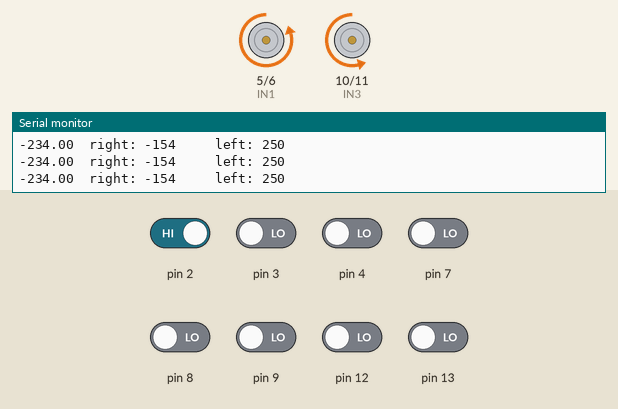
Recording of a sketch running on a simulated Arduino Uno, built with avr-gcc and run on an emulated ATmega328P. Shown: motor-driver pin pairs drawn as motors (green arrow = first pin HIGH = forward, orange = second pin HIGH = backward, longer = more drive), the last lines printed to the serial monitor. Inputs (shaded band) come from the test bench; at power-on: pin 2 HIGH, pin 3, pin 4, pin 7–9, pin 12, pin 13 LOW.

Above: at 1.2 s.
1.3 s: pin 2 driven LOW
At 1.8 s:
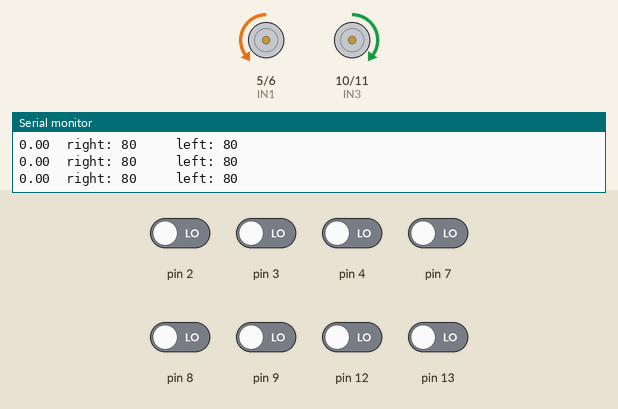
2.8 s: pin 4 driven HIGH
At 3.9 s:
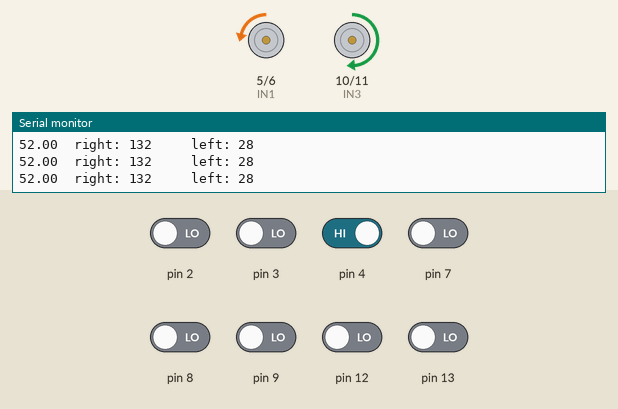
4.3 s: pin 9 driven HIGH
At 5.2 s:
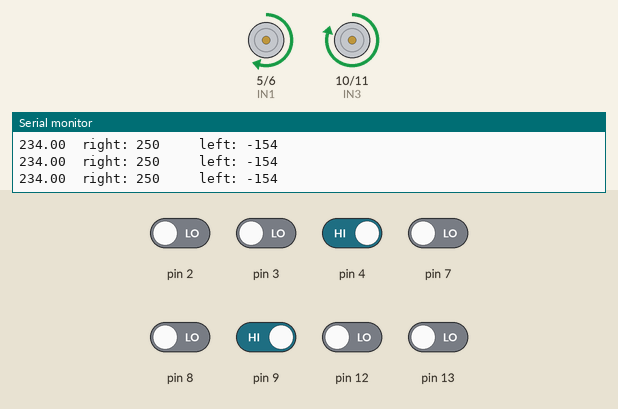
5.8 s: pin 2 driven HIGH
At 7.1 s:
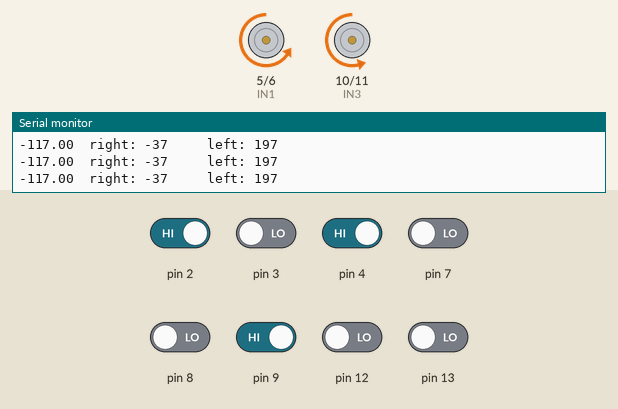
7.4 s: pin 8 driven HIGH
At 7.9 s:
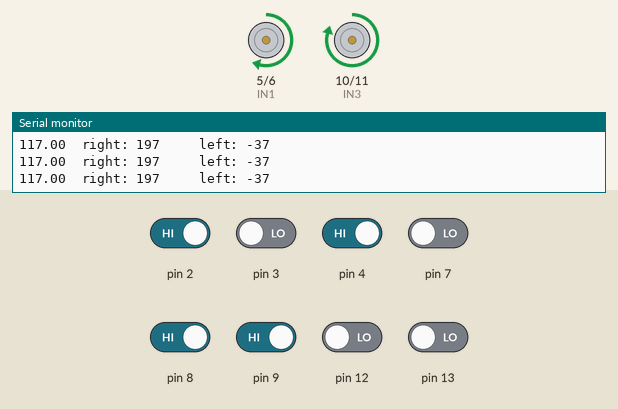
9.0 s: pin 3 driven HIGH
At 10.0 s:
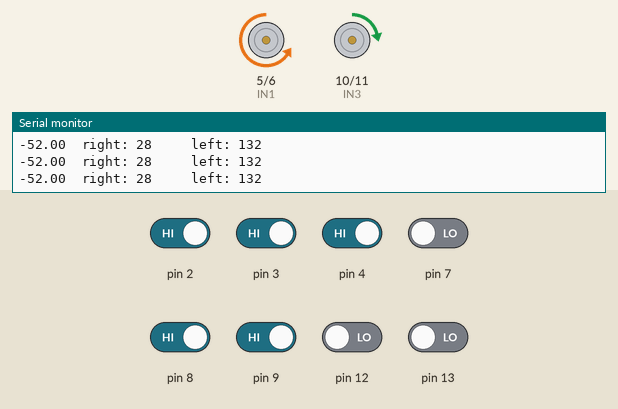
Timing chart, 0 to 11.5 s (numbered marks = the images above; inputs shaded):
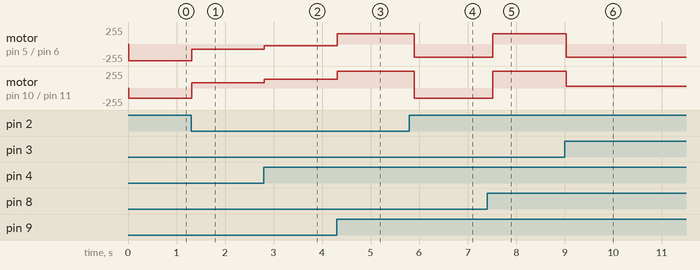

The sketch:

pid_line_follower.ino
```cpp
float kp = 13;
int pos;

float value;
int leftmax = 250;
int rightmax = 250;
int leftbase = 80;
int rightbase = 80;
float leftmotor, rightmotor, motorspeed;
float prevmotorspeed1 = 0.0;
float prevmotorspeed2 = 0.0;
float prevError = 0.0;

// motor driver pins
int IN1 = 5;
int IN2 = 6;
int IN3 = 10;
int IN4 = 11;

int bg;
int line;

int S1, S2, S3, S4, S5, S6, S7, S8, S9; // define sensor

void setup() {
  Serial.begin(9600);

  // motor driver output
  pinMode(IN2, OUTPUT);
  pinMode(IN3, OUTPUT);
  pinMode(IN1, OUTPUT);
  pinMode(IN4, OUTPUT);

  //sensor input
  pinMode(S1, INPUT);
  pinMode(S2, INPUT);
  pinMode(S3, INPUT);
  pinMode(S3, INPUT);
  pinMode(S5, INPUT);
  pinMode(S6, INPUT);
  pinMode(S7, INPUT);
  pinMode(S8, INPUT);
  //  pinMode(S9, INPUT); // 9th IR for arena inversion checking
}

void loop() {

  // sensor value read and stored
  S1 = digitalRead(2);
  S2 = digitalRead(3);
  S3 = digitalRead(4);
  S4 = digitalRead(12);
  S5 = digitalRead(13);
  S6 = digitalRead(7);
  S7 = digitalRead(8);
  S8 = digitalRead(9);
  //S9 = digitalRead(A4);

  if (S1 == 0 && S8 == 0 && S9 == 0) {       //For Arena Inversion
    bg = 0;
    line = 1;
  } else {
    bg = 1;    //white background
    line = 0;  // black line
  }

  // +ve error is to turn left
  // -ve error is to turn right
  if (S8 == line) {
    pos = -18;
    delay(13);
  } else if (S1 == line) {
    pos = 18;
    delay(13);
  } else if (S7 == line) {
    pos = -9;
    delay(100);
  } else if (S2 == line) {
    pos = 9;
    delay(100);
  } else if (S6 == line) {
    pos = -4;
  } else if (S3 == line) {
    pos = 4;
  } else if (S5 == line) {
    pos = -1;
  } else if (S4 == line) {
    pos = 1;
  } else {
    pos = 0;
  }

  speed_control();
}

void speed_control() {
  float error = pos * kp;

  motorspeed = error;

  Serial.print(error);
  Serial.print(" ");
  float leftmotor = leftbase + motorspeed;
  float rightmotor = rightbase - motorspeed;

  // to avoid motor speed PWM overwriting
  if (leftmotor > 250) {
    leftmotor = 250;
  } else if (leftmotor < -250) {
    leftmotor = -250;
  }
  if (rightmotor > 250) {
    rightmotor = 250;
  } else if (rightmotor < -250) {
    rightmotor = -250;
  }


  Move(leftmotor, rightmotor);
}

void Move(int leftmotor, int rightmotor) {
  // giving motor PWM values
  if (rightmotor > 0) {
    //rightmotor = map(rightmotor, 0, 255, 80, 255);
    analogWrite(IN2, rightmotor);
    analogWrite(IN1, 0);
  } else {
    //rightmotor = map(rightmotor, 0, -255, -80, -255);
    analogWrite(IN1, abs(rightmotor));
    analogWrite(IN2, 0);
  }
  if (leftmotor > 0) {
    //leftmotor = map(leftmotor, 0, 255, 80, 255);
    analogWrite(IN3, leftmotor);
    analogWrite(IN4, 0);
  } else {
    //leftmotor = map(leftmotor, 0, -255, -80, -255);
    analogWrite(IN4, abs(leftmotor));
    analogWrite(IN3, 0);
  }

  Serial.print(" right: ");
  Serial.print(leftmotor);
  Serial.print("     ");
  Serial.print("left: ");
  Serial.print(rightmotor);
  Serial.println("     ");
}
```

Measured:
- after the input at 1.3 s, motor on pin 5 (IN1) / pin 6 (IN2): backward 250/255 → backward 80/255 at once; motor on pin 10 (IN3) / pin 11 (IN4): backward 154/255 → forward 80/255 at once
- after the input at 2.8 s, motor on pin 5 (IN1) / pin 6 (IN2): backward 80/255 → backward 28/255 at once; motor on pin 10 (IN3) / pin 11 (IN4): forward 80/255 → forward 132/255 at once
- after the input at 4.3 s, motor on pin 5 (IN1) / pin 6 (IN2): backward 28/255 → forward 154/255 at once; motor on pin 10 (IN3) / pin 11 (IN4): forward 132/255 → forward 250/255 at once
- after the input at 5.8 s, motor on pin 5 (IN1) / pin 6 (IN2): forward 154/255 → backward 197/255 after 0.10 s; motor on pin 10 (IN3) / pin 11 (IN4): forward 250/255 → backward 154/255 after 0.10 s
- after the input at 7.4 s, motor on pin 5 (IN1) / pin 6 (IN2): backward 197/255 → forward 154/255 after 0.12 s; motor on pin 10 (IN3) / pin 11 (IN4): backward 154/255 → forward 250/255 after 0.12 s
- after the input at 9.0 s, motor on pin 5 (IN1) / pin 6 (IN2): forward 154/255 → backward 197/255 at once; motor on pin 10 (IN3) / pin 11 (IN4): forward 250/255 → forward 28/255 at once
